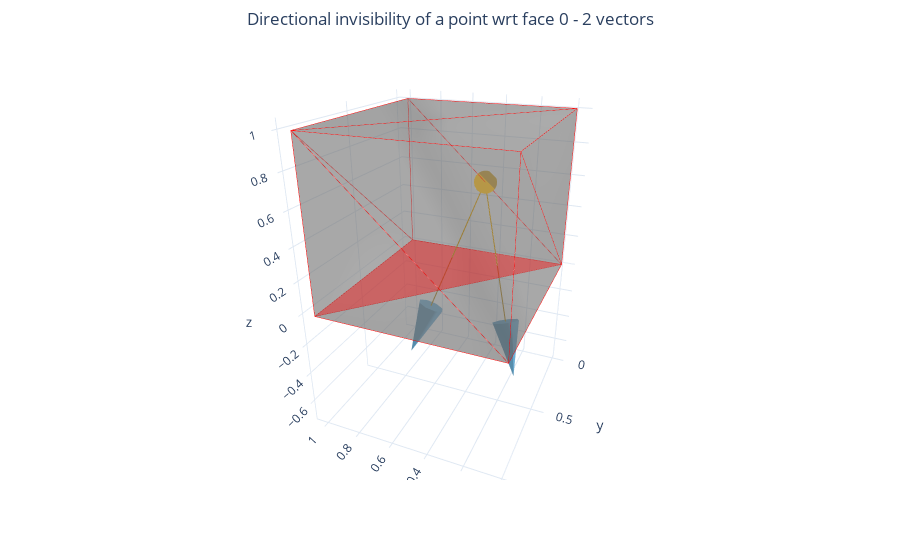

The notebook cell this image was saved under:
### Code cell
get_directional_maps(0).show()

### Figure 1 — Plotly figure (JSON) as saved in the notebook; plotly's stock layout.template omitted (floating-point values rounded to 4 significant figures)
{"data": [{"color": "gray", "i": [0, 0, 0, 0, 2, 2, 4, 4, 0, 0, 1, 1], "j": [6, 2, 3, 1, 7, 3, 6, 7, 4, 5, 5, 7], "k": [4, 6, 2, 3, 6, 7, 7, 5, 5, 1, 7, 3], "opacity": 0.4, "type": "mesh3d", "x": [0, 0, 0, 0, 1, 1, 1, 1], "y": [0, 0, 1, 1, 0, 0, 1, 1], "z": [0, 1, 0, 1, 0, 1, 0, 1]}, {"line": {"color": "red", "width": 1}, "mode": "lines", "name": "", "type": "scatter3d", "x": [0, 1, 1, 0, 0, 1, 0, 0, 0, 0, 0, 0, 0, 1, 1, 0, 0, 1, 1, 1, 1, 1, 1, 1, 0, 1, 1, 0, 1, 0, 0, 1, 1, 0, 1, 0], "y": [0, 1, 0, 0, 1, 1, 0, 1, 1, 0, 0, 1, 1, 1, 1, 1, 1, 1, 0, 1, 1, 0, 1, 0, 0, 0, 0, 0, 0, 0, 0, 0, 1, 0, 1, 1], "z": [0, 0, 0, 0, 0, 0, 0, 1, 0, 0, 1, 1, 0, 1, 0, 0, 1, 1, 0, 0, 1, 0, 1, 1, 0, 0, 1, 0, 1, 1, 1, 1, 1, 1, 1, 1]}, {"line": {"color": "darkgoldenrod"}, "mode": "lines", "type": "scatter3d", "x": [0.5, 0.7706], "y": [0, 0.2706], "z": [0.5, -0.4239]}, {"line": {"color": "darkgoldenrod"}, "mode": "lines", "type": "scatter3d", "x": [0.5, 0.2294], "y": [0, 0.2706], "z": [0.5, -0.4239]}, {"marker": {"color": "goldenrod"}, "mode": "markers", "type": "scatter3d", "x": [0.5], "y": [0], "z": [0.5]}, {"colorscale": [[0, "rgb(247,251,255)"], [0.125, "rgb(222,235,247)"], [0.25, "rgb(198,219,239)"], [0.375, "rgb(158,202,225)"], [0.5, "rgb(107,174,214)"], [0.625, "rgb(66,146,198)"], [0.75, "rgb(33,113,181)"], [0.875, "rgb(8,81,156)"], [1, "rgb(8,48,107)"]], "showscale": false, "type": "cone", "u": [0.02706, -0.02706], "v": [0.02706, 0.02706], "w": [-0.09239, -0.09239], "x": [0.7706, 0.2294], "y": [0.2706, 0.2706], "z": [-0.4239, -0.4239]}, {"color": "red", "i": [0], "j": [6], "k": [4], "opacity": 0.4, "type": "mesh3d", "x": [0, 0, 0, 0, 1, 1, 1, 1], "y": [0, 0, 1, 1, 0, 0, 1, 1], "z": [0, 1, 0, 1, 0, 1, 0, 1]}], "layout": {"margin": {"l": 0, "pad": 4, "r": 0, "t": 50}, "scene": {"camera": {"eye": {"x": -0.76, "y": 1.8, "z": 0.92}}}, "showlegend": false, "title": {"text": "Directional invisibility of a point wrt face 0 - 2 vectors", "x": 0.5}}}
